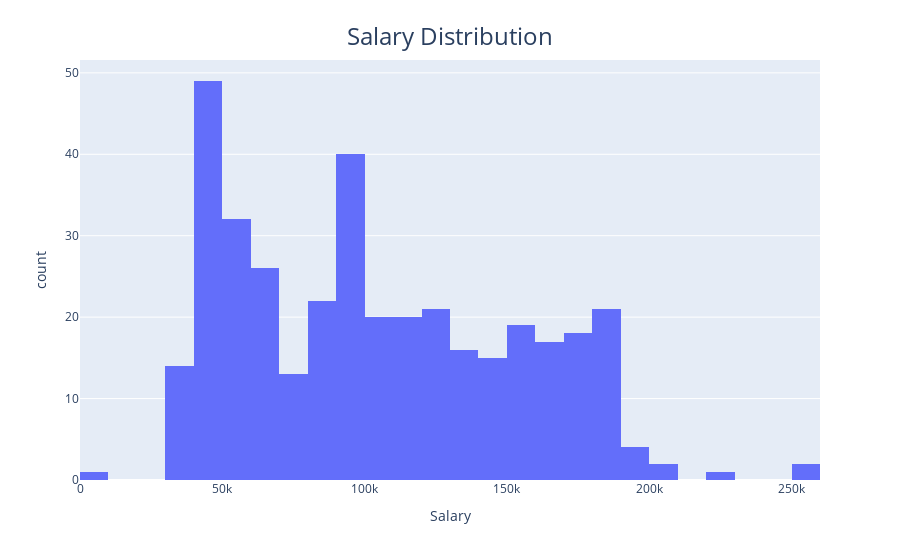

Notebook source saved alongside this figure:
### Code cell
histogram(data , x = "Salary" , title ="Salary Distribution" )

### Figure 1 — Plotly figure (JSON) as saved in the notebook; plotly's stock layout.template omitted (floating-point values rounded to 4 significant figures; data arrays with more than 128 entries replaced by an {"elided": "..."} marker saying what was removed)
{"data": [{"alignmentgroup": "True", "bingroup": "x", "hovertemplate": "Salary=%{x}<br>count=%{y}<extra></extra>", "legendgroup": "", "marker": {"color": "#636efa", "pattern": {"shape": ""}}, "name": "", "offsetgroup": "", "orientation": "v", "showlegend": false, "type": "histogram", "x": {"elided": "375 int values"}, "xaxis": "x", "yaxis": "y"}], "layout": {"autosize": true, "barmode": "relative", "legend": {"tracegroupgap": 0}, "margin": {"t": 60}, "title": {"font": {"size": 24}, "text": "Salary Distribution", "x": 0.5, "y": 0.95}, "xaxis": {"anchor": "y", "autorange": true, "domain": [0, 1], "range": [-0.5, 260000.0], "title": {"text": "Salary"}, "type": "linear"}, "yaxis": {"anchor": "x", "autorange": true, "domain": [0, 1], "range": [0, 51.58], "title": {"text": "count"}}}}
